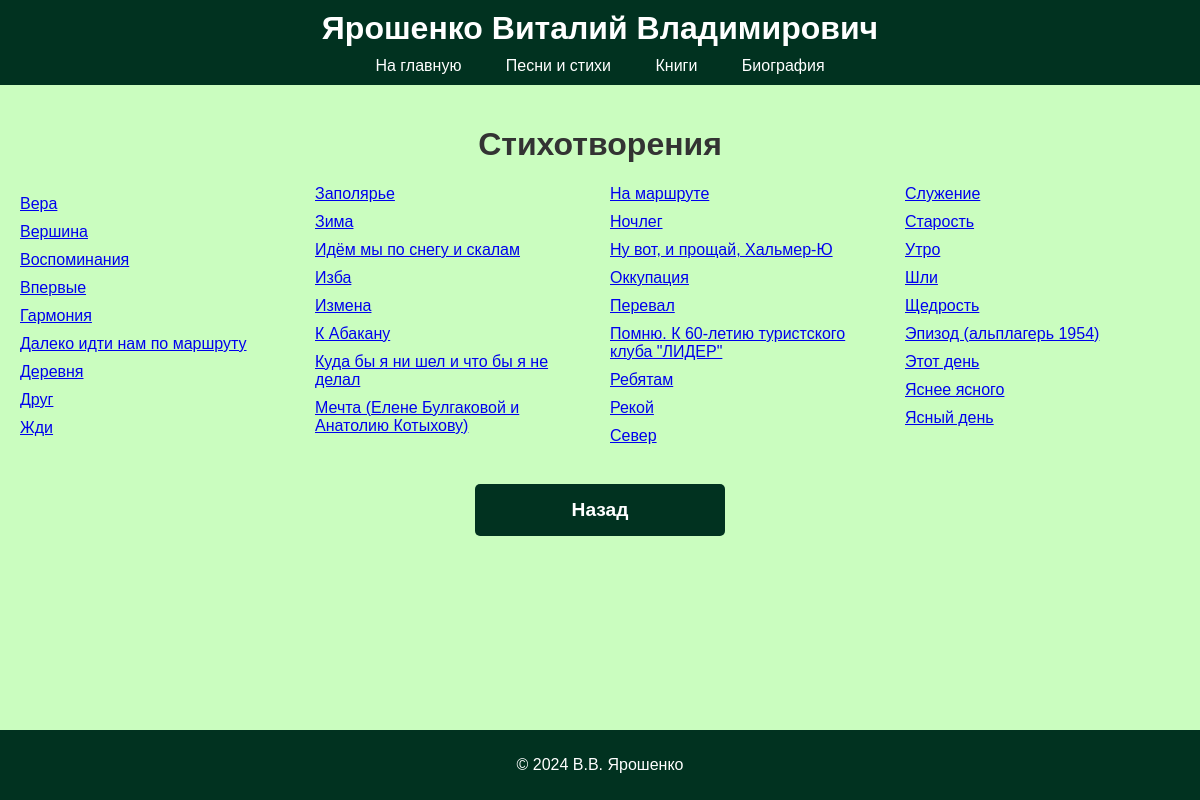
The page /songs/poems/ on the database its author committed.
### songs/models.py (models this page shows, shortened)
class Song(models.Model):
    CATEGORY_CHOICES = [
        ('poem', 'Стихотворение'),
        ('song', 'Песня'),
        ('story', 'Рассказ'),
    ]
    title = models.CharField(max_length=200)
    category = models.CharField(max_length=10, choices=CATEGORY_CHOICES, default='poem')
    lyrics = models.TextField()
    audio_file = models.FileField(upload_to='songs/', blank=True, null=True)  # Сделали поле опциональным
    created_at = models.DateTimeField(auto_now_add=True)
    class Meta:
        ordering = ['title']  # Сортировка по алфавиту

### songs/views.py (the view)
# urls.py: path('poems/', views.poems_list, name='poems_list'),  # Стихотворения
def poems_list(request):
    poems = Song.objects.filter(category='poem').order_by('title')  # Используйте точное значение категории из модели
    return render(request, 'songs/category_list.html', {'category_name': 'Стихотворения', 'songs': poems})

### songs/templates/songs/category_list.html (shortened to what this page needs)
{% extends 'base_generic.html' %}
{% block content %}
    <h1 style="text-align: center;">{{ category_name }}</h1>
    <ul>
        {% for song in songs %}
            <li><a href="{% url 'song_detail' song.id %}">{{ song.title }}</a></li>
        {% endfor %}
    </ul>
<div class="download-button">
    <a href="{% url 'songs_home' %}" class="button">Назад</a>
</div>
{% endblock %}

### songs/templates/base_generic.html (shortened to what this page needs)
<!DOCTYPE html>
<html lang="ru">
<head>
    {% load static %}
    <link rel="stylesheet" href="{% static 'css/styles.css' %}">
</head>
<body>
    <div class="wrapper">
        <header>
            <h1>Ярошенко Виталий Владимирович</h1>
            <nav>
                <a href="{% url 'home' %}">На главную</a>
                <a href="{% url 'songs_home' %}">Песни и стихи</a>
                <a href="{% url 'books' %}">Книги</a>
                <a href="{% url 'about' %}">Биография</a>
            </nav>
        </header>
        <main>
            {% block content %}{% endblock %}
        </main>
        <footer>
            <p>&copy; 2024 В.В. Ярошенко</p>
        </footer>
    </div>
</body>
</html>

### static/css/styles.css (style rules this page uses)
html, body { margin: 0; padding: 0; height: 100%; font-family: Arial, sans-serif; background-color: #CAFDBF; color: #333; }
.wrapper { display: flex; flex-direction: column; min-height: 100vh; }
header { background: #013220; color: #fff; padding: 10px 0; text-align: center; margin-bottom: 0px; }
header h1 { margin: 0; }
nav { margin-top: 10px; }
nav a { color: #fff; text-decoration: none; padding: 0 15px; margin: 0 5px; }
main { flex: 1; padding: 20px; }
ul { list-style-type: none; padding: 0; column-width: 250px; column-gap: 20px; }
li { margin: 10px 0; break-inside: avoid; }
footer { background: #013220; color: #fff; text-align: center; padding: 10px 0; }
.button { display: inline-block; padding: 15px 30px; margin: 10px; font-size: 1.5em; font-weight: bold; color: #fff; background-color: #013220; text-align: center; text-decoration: none; border-radius: 5px; transition: background-color 0.3s ease; width: 250px; box-sizing: border-box; }
.download-button { text-align: center; margin-top: 20px; padding: 8px 16px; font-size: 0.8em; }

### rows shown on the page
Song: title "Вера"
Song: title "Вершина"
Song: title "Воспоминания"
Song: title "Впервые"
Song: title "Гармония"
Song: title "Далеко идти нам по маршруту"
Song: title "Деревня"
Song: title "Друг"
Song: title "Жди"
Song: title "Заполярье"
Song: title "Зима"
Song: title "Идём мы по снегу и скалам"
Song: title "Изба"
Song: title "Измена"
Song: title "К Абакану"
Song: title "Куда бы я ни шел и что бы я не делал"
Song: title "Мечта (Елене Булгаковой и Анатолию Котыхову)"
Song: title "На маршруте"
Song: title "Ночлег"
Song: title "Ну вот, и прощай, Хальмер-Ю"
Song: title "Оккупация"
Song: title "Перевал"
Song: title "Помню. К 60-летию туристского клуба \"ЛИДЕР\""
Song: title "Ребятам"
Song: title "Рекой"
Song: title "Север"
Song: title "Служение"
Song: title "Старость"
Song: title "Утро"
Song: title "Шли"
Song: title "Щедрость"
Song: title "Эпизод (альплагерь 1954)"
Song: title "Этот день"
Song: title "Яснее ясного"
Song: title "Ясный день"

### other values the page prints
{{ category_name }} "Стихотворения"
